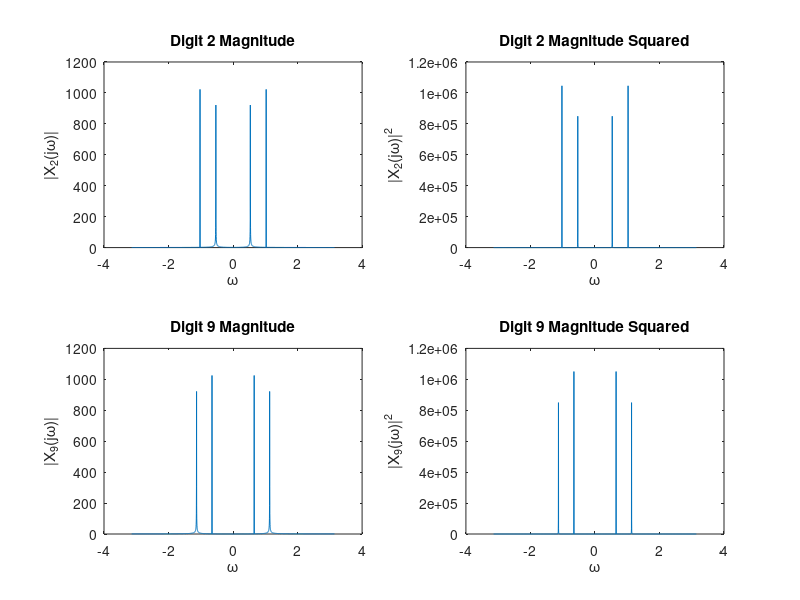

Reproduce this figure in MATLAB.
clc; clear; close all;

Fs = 8192;
T  = 1;
t  = 0:1/Fs:T-1/Fs;

d2 = sin(2*pi*697*t)  + sin(2*pi*1336*t);
d9 = sin(2*pi*852*t)  + sin(2*pi*1477*t);

N = 2048;
x2 = d2(1:N);
x9 = d9(1:N);

X2 = fft(x2, N);
X9 = fft(x9, N);

X2s = fftshift(X2);
X9s = fftshift(X9);

omega = linspace(-pi, pi, N);

figure;
subplot(2,2,1);
plot(omega, abs(X2s));
xlabel('\omega'); ylabel('|X_2(j\omega)|');
title('Digit 2 Magnitude');

subplot(2,2,2);
plot(omega, abs(X2s).^2);
xlabel('\omega'); ylabel('|X_2(j\omega)|^2');
title('Digit 2 Magnitude Squared');

subplot(2,2,3);
plot(omega, abs(X9s));
xlabel('\omega'); ylabel('|X_9(j\omega)|');
title('Digit 9 Magnitude');

subplot(2,2,4);
plot(omega, abs(X9s).^2);
xlabel('\omega'); ylabel('|X_9(j\omega)|^2');
title('Digit 9 Magnitude Squared');